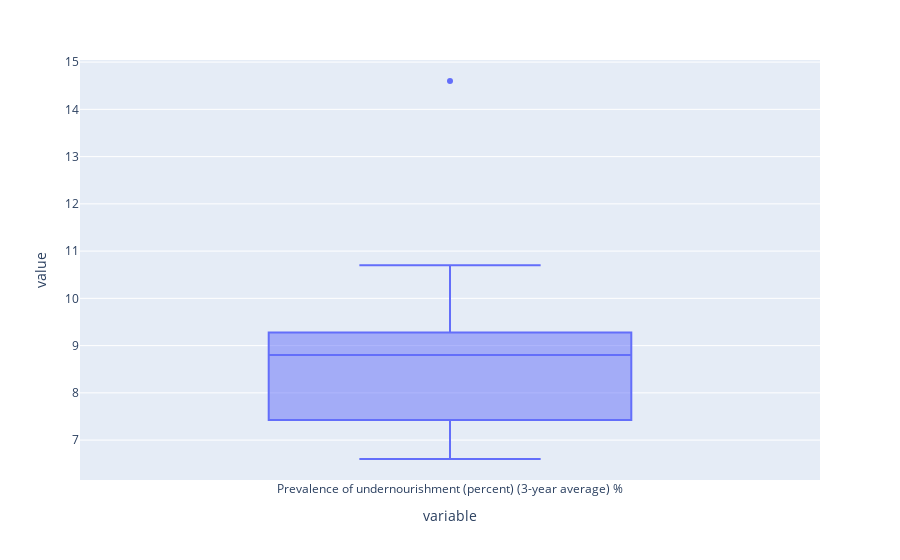

Notebook code cell kept with this figure:
### Code cell
# the boxplot for POU 

figs = px.box(df['Prevalence of undernourishment (percent) (3-year average) %'])
figs.show()

figs.write_image("C:/Users/Emmanuel Aminu/Downloads/Food Security Prediction Model/Images/PouBoxplot.png")

### Figure 1 — Plotly figure (JSON) as saved in the notebook; plotly's stock layout.template omitted (floating-point values rounded to 4 significant figures)
{"data": [{"alignmentgroup": "True", "hovertemplate": "variable=%{x}<br>value=%{y}<extra></extra>", "legendgroup": "", "marker": {"color": "#636efa"}, "name": "", "notched": false, "offsetgroup": "", "orientation": "v", "showlegend": false, "type": "box", "x": ["Prevalence of undernourishment (percent) (3-year average) %", "Prevalence of undernourishment (percent) (3-year average) %", "Prevalence of undernourishment (percent) (3-year average) %", "Prevalence of undernourishment (percent) (3-year average) %", "Prevalence of undernourishment (percent) (3-year average) %", "Prevalence of undernourishment (percent) (3-year average) %", "Prevalence of undernourishment (percent) (3-year average) %", "Prevalence of undernourishment (percent) (3-year average) %", "Prevalence of undernourishment (percent) (3-year average) %", "Prevalence of undernourishment (percent) (3-year average) %", "Prevalence of undernourishment (percent) (3-year average) %", "Prevalence of undernourishment (percent) (3-year average) %", "Prevalence of undernourishment (percent) (3-year average) %", "Prevalence of undernourishment (percent) (3-year average) %", "Prevalence of undernourishment (percent) (3-year average) %", "Prevalence of undernourishment (percent) (3-year average) %", "Prevalence of undernourishment (percent) (3-year average) %", "Prevalence of undernourishment (percent) (3-year average) %", "Prevalence of undernourishment (percent) (3-year average) %"], "x0": " ", "xaxis": "x", "y": [8.9, 8.9, 8.6, 7.9, 7.1, 6.7, 6.6, 6.8, 7.3, 7.8, 8.1, 8.8, 9, 9.3, 9.2, 9.4, 10, 10.7, 14.6], "y0": " ", "yaxis": "y"}], "layout": {"boxmode": "group", "legend": {"tracegroupgap": 0}, "margin": {"t": 60}, "xaxis": {"anchor": "y", "domain": [0, 1], "title": {"text": "variable"}}, "yaxis": {"anchor": "x", "domain": [0, 1], "title": {"text": "value"}}}}
